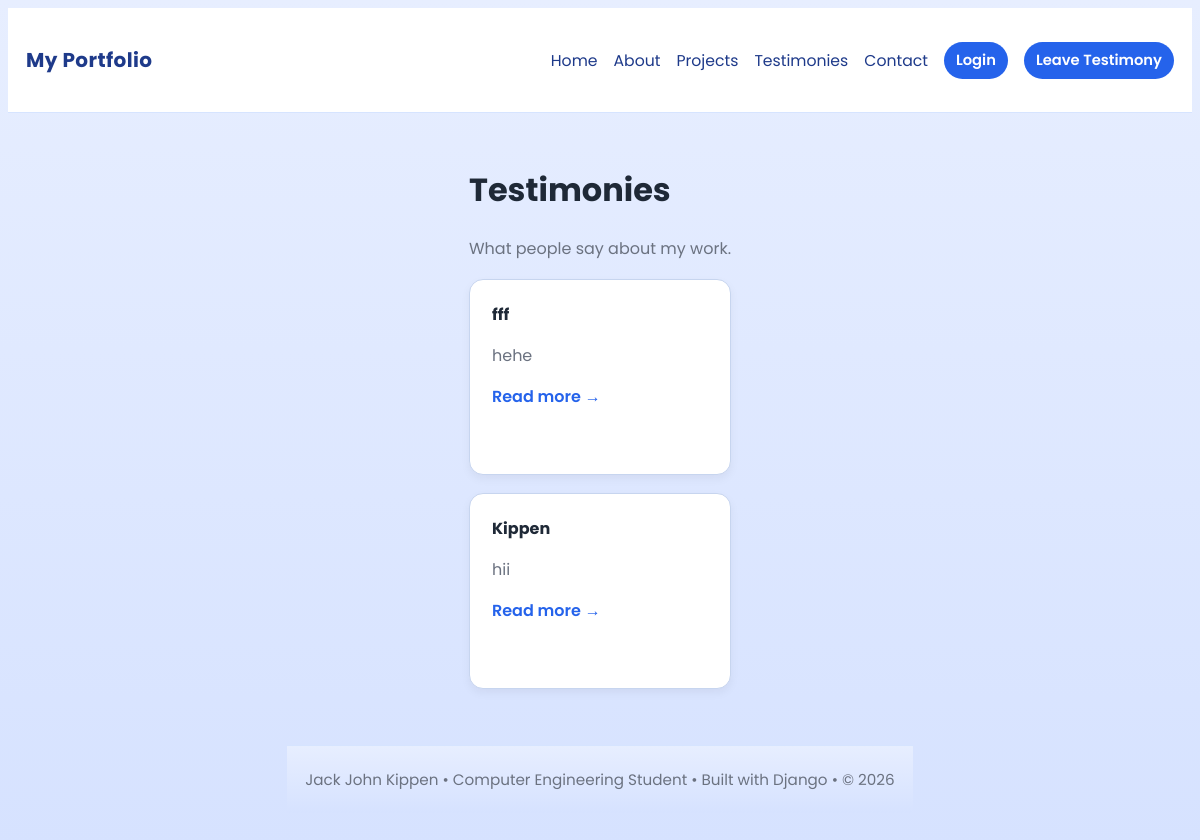
Page /testimonies/ on the earlier database version.
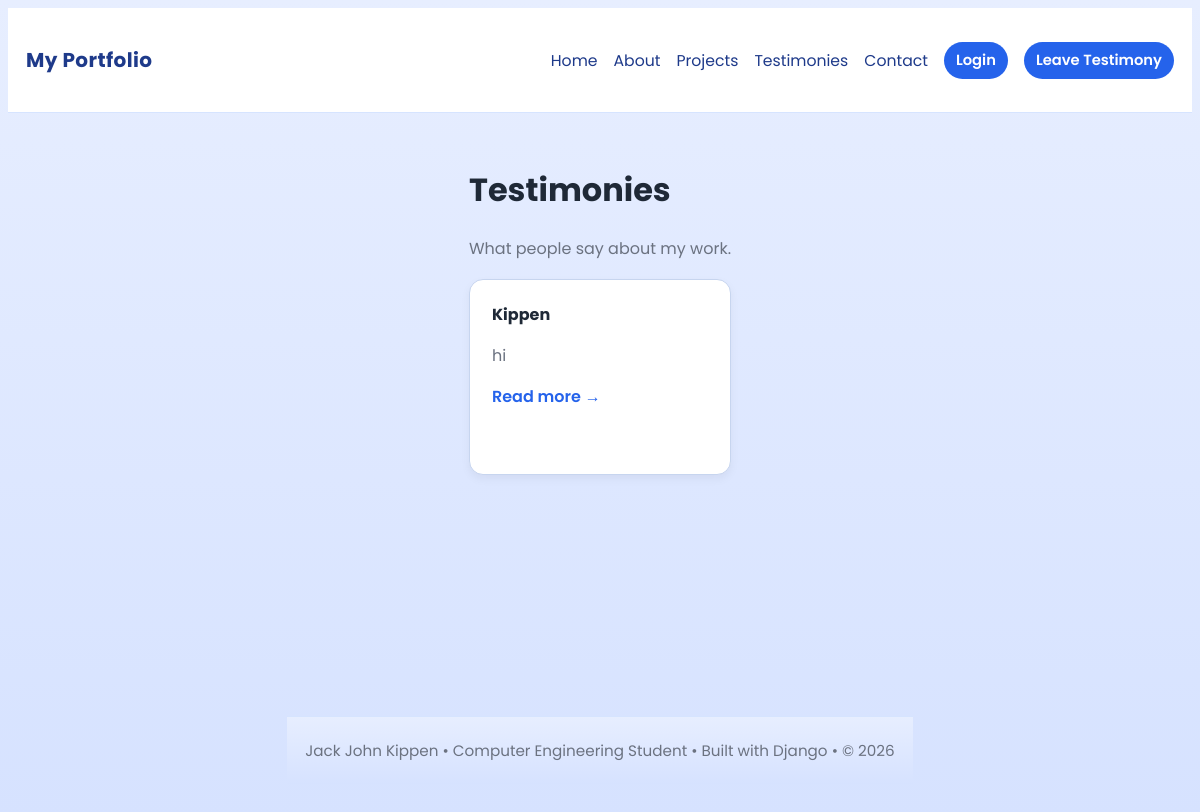
Same page on the later database version.
### quiz1/models.py (models this page shows, shortened)
class Testimony(models.Model):
    full_name = models.CharField(max_length=200)
    content = models.TextField()
    created_at = models.DateTimeField(auto_now_add=True)

### quiz1/views.py (the view)
# urls.py: path('testimonies/', views.TestimonyListView.as_view(), name='testimony_list'),
class TestimonyListView(ListView):
    model = Testimony
    template_name = 'testimonies_list.html'
    context_object_name = 'testimonies'
    ordering = ['-created_at']

### templates/testimonies_list.html (shortened to what this page needs)
{% extends 'base.html' %}
{% block content %}
<h1>Testimonies</h1>
<p class="muted">What people say about my work.</p>
<div style="margin-top:18px" class="grid">
  {% for t in testimonies %}
    <div class="card">
      <strong>{{ t.full_name }}</strong>
      <p class="muted">{{ t.content|truncatechars:150 }}</p>
      <p style="margin-top:8px"><a class="simple" href="{% url 'testimony_detail' t.pk %}">Read more →</a></p>
    </div>
  {% empty %}
    <div class="card"><p class="muted">No testimonies yet.</p></div>
  {% endfor %}
</div>
{% endblock %}

Differences in the rows shown:
removed Testimony: full_name "fff", content "hehe"
changed Testimony "Kippen": content "hii" → "hi"
